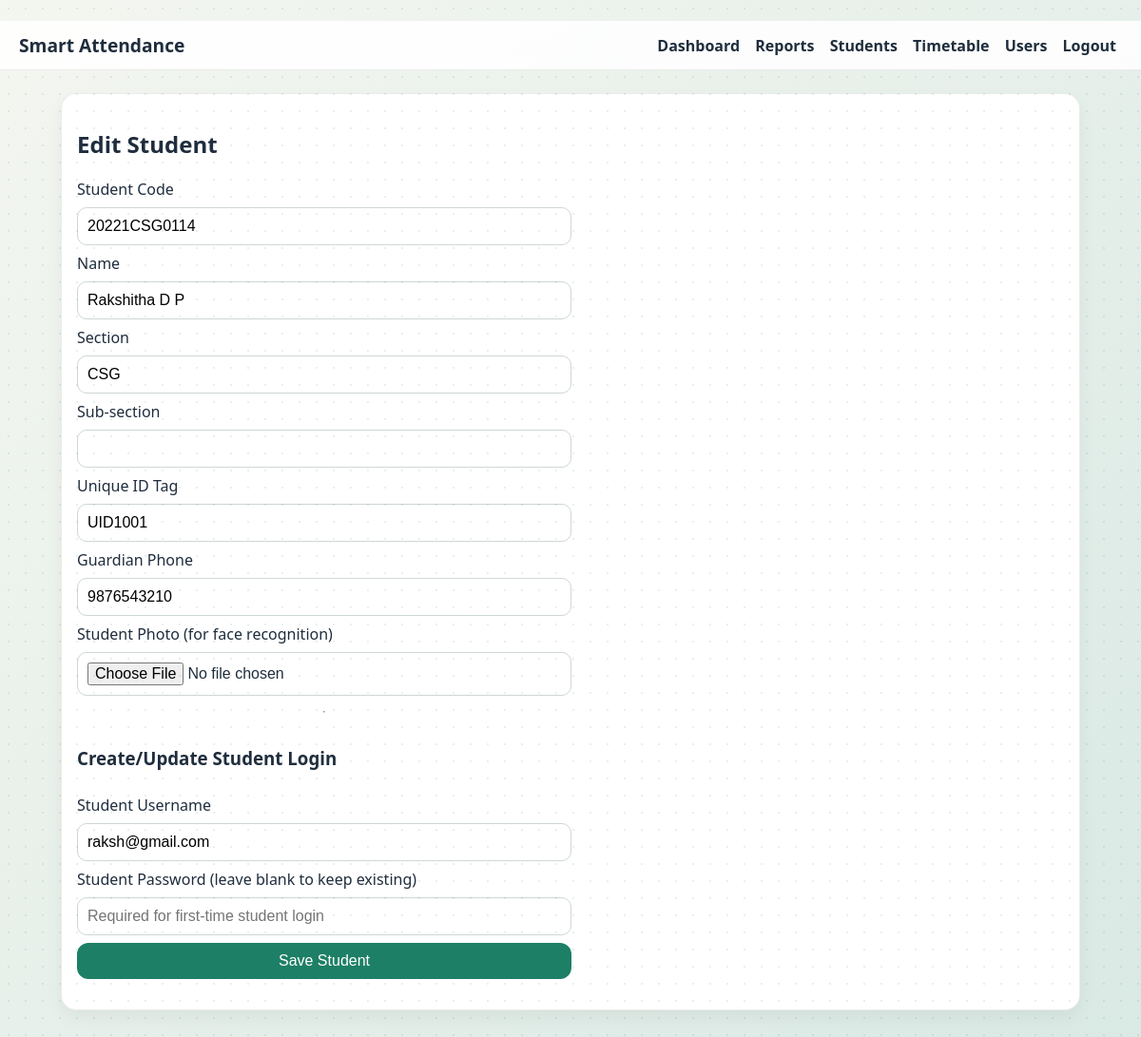
The page /students/1/edit (signed in) on the database its author committed.
### tables this page shows
CREATE TABLE students (
    id INTEGER PRIMARY KEY AUTOINCREMENT,
    student_code TEXT NOT NULL UNIQUE,
    name TEXT NOT NULL,
    section_name TEXT NOT NULL,
    section TEXT,
    photo_path TEXT,
    photo_encoding TEXT,
    unique_id TEXT UNIQUE,
    guardian_phone TEXT,
    active INTEGER NOT NULL DEFAULT 1,
    created_at TEXT NOT NULL DEFAULT CURRENT_TIMESTAMP,
    updated_at TEXT NOT NULL DEFAULT CURRENT_TIMESTAMP
);

CREATE TABLE users (
    id INTEGER PRIMARY KEY AUTOINCREMENT,
    name TEXT NOT NULL,
    role TEXT NOT NULL CHECK (role IN ('teacher', 'admin', 'student')),
    username TEXT NOT NULL UNIQUE,
    password_hash TEXT NOT NULL,
    student_id INTEGER,
    created_at TEXT NOT NULL DEFAULT CURRENT_TIMESTAMP
);

### attendance/students.py (the view)
@students_bp.route("/<int:student_id>/edit", methods=["GET", "POST"])
@login_required
@role_required("admin")
def edit_student(student_id):
    db = get_db()
    student = db.execute("SELECT * FROM students WHERE id = ?", (student_id,)).fetchone()
    if not student:
        flash("Student not found", "error")
        return redirect(url_for("students.list_students"))
    if request.method == "POST":
        return _save_student(student_id)
    student_user = db.execute(
        "SELECT id, username FROM users WHERE role = 'student' AND student_id = ?",
        (student_id,),
    ).fetchone()
    return render_template("student_form.html", student=student, student_user=student_user)

### attendance/db.py (called while the page is built)
def get_db():
    if "db" not in g:
        db_path = current_app.config["DB_PATH"]
        Path(db_path).parent.mkdir(parents=True, exist_ok=True)
        g.db = sqlite3.connect(db_path)
        g.db.row_factory = sqlite3.Row
    return g.db

### attendance/security.py (called while the page is built)
def login_required(view):
    @wraps(view)
    def wrapped(*args, **kwargs):
        if not session.get("user_id"):
            return redirect(url_for("auth.login"))
        return view(*args, **kwargs)
    return wrapped

def role_required(*roles):
    def decorator(view):
        @wraps(view)
        def wrapped(*args, **kwargs):
            role = session.get("role")
            if role not in roles:
                abort(403)
            return view(*args, **kwargs)
        return wrapped
    return decorator

### templates/student_form.html
﻿{% extends 'base.html' %}
{% block content %}
<section class="card">
    <h1>{{ 'Edit Student' if student else 'Add Student' }}</h1>
    <form method="post" enctype="multipart/form-data" class="grid-form">
        <label>Student Code</label>
        <input name="student_code" value="{{ student['student_code'] if student else '' }}" required>
        <label>Name</label>
        <input name="name" value="{{ student['name'] if student else '' }}" required>
        <label>Section</label>
        <input name="section_name" value="{{ student['section_name'] if student else '' }}" required>
        <label>Sub-section</label>
        <input name="section" value="{{ student['section'] if student else '' }}">
        <label>Unique ID Tag</label>
        <input name="unique_id" value="{{ student['unique_id'] if student else '' }}">
        <label>Guardian Phone</label>
        <input name="guardian_phone" value="{{ student['guardian_phone'] if student else '' }}">
        <label>Student Photo (for face recognition)</label>
        <input type="file" name="photo" accept="image/*">
        <hr>
        <h3>Create/Update Student Login</h3>
        <label>Student Username</label>
        <input name="login_username" value="{{ student_user['username'] if student_user else '' }}" placeholder="Optional">
        <label>Student Password {% if student_user %}(leave blank to keep existing){% endif %}</label>
        <input type="password" name="login_password" placeholder="Required for first-time student login">
        <button class="btn btn-primary" type="submit">Save Student</button>
    </form>
</section>
{% endblock %}

### static/css/style.css (style rules this page uses)
:root { --ink: #1f2d3d; --accent: #1d7f65; --accent-2: #f4a300; --bg-1: #f4f6f0; --bg-2: #d9e9e4; --danger: #b23a48; --card: #ffffff; }
* { box-sizing: border-box; }
body { margin: 0; font-family: "Noto Sans", "Segoe UI", sans-serif; color: var(--ink); background: linear-gradient(135deg, var(--bg-1), var(--bg-2)); min-height: 100vh; }
.card { background: var(--card); border-radius: 16px; border: 1px solid rgba(0,0,0,.08); padding: 16px; margin-bottom: 14px; box-shadow: 0 8px 18px rgba(0,0,0,.05); animation: rise .35s ease; }
.btn { border: 0; border-radius: 12px; padding: 10px 16px; font-size: 1rem; cursor: pointer; background: #e7eceb; color: var(--ink); text-decoration: none; display: inline-block; }
.btn-primary { background: var(--accent); color: #fff; }
.grid-form { display: grid; grid-template-columns: 1fr; gap: 8px; max-width: 520px; }
input, select { width: 100%; max-width: 100%; border: 1px solid #cfd7d5; border-radius: 10px; padding: 10px; font-size: 1rem; }

### rows shown on the page
students: student_code "20221CSG0114", name "Rakshitha D P", section_name "CSG", unique_id "UID1001", guardian_phone "9876543210"
users: login_username "raksh@gmail.com"

### other values the page prints
{{ 'Edit Student' if student else 'Add Student' }} "Edit Student"
